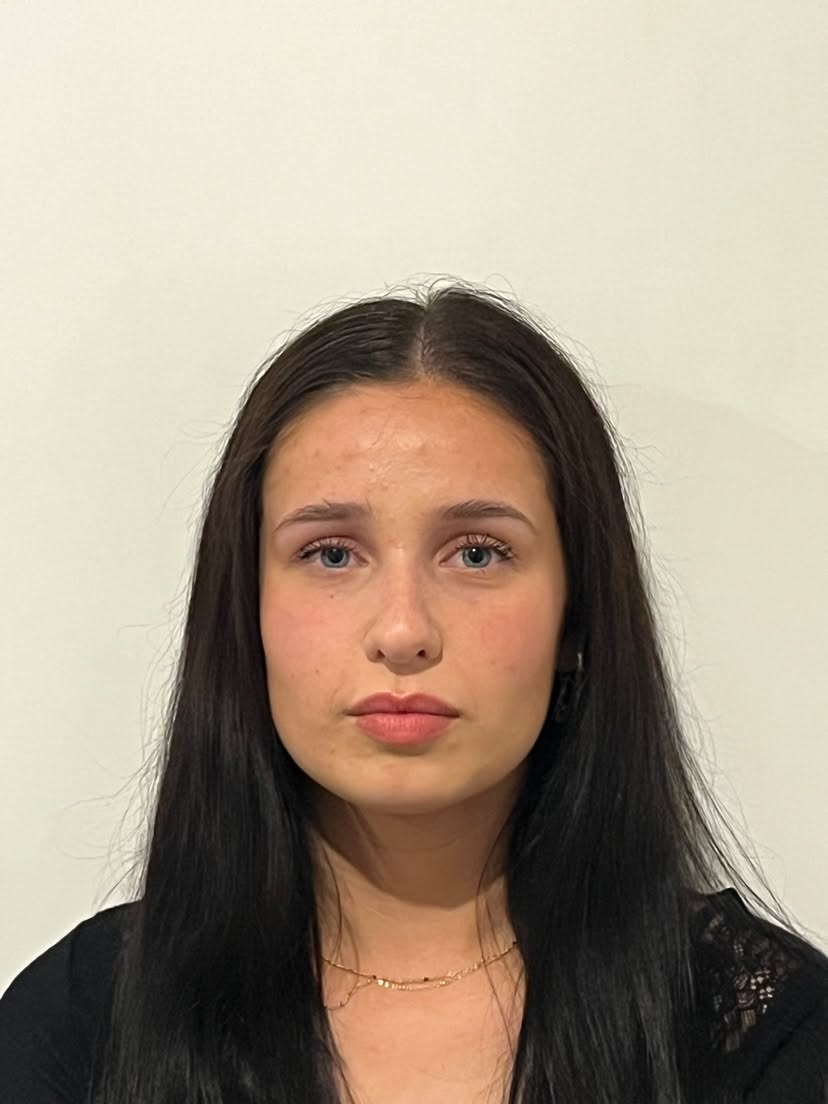
#> input picture people/0abeada4eaf1435c886eb95f1b1cc8f8/photo.jpg, 828 x 1104 px
$ python -i fix-profile-images.py   (imports and definitions only)
#> lines starting #> are read from the running program, lines starting #| are printed output that depends on the picture; after the words box and inside, x2 and y2 are one past the last pixel; in counts of white or black regions, pixels touching at a corner belong together
#> further down, picture is the input picture: PIL image 828x1104 RGB; mean R, G, B 167.3, 153.8, 136.7
#!/usr/bin/env python3
"""Re-export profile images from source PNGs and refresh obfuscated vr1."""
from __future__ import annotations

import base64
import json
from pathlib import Path

from PIL import Image

PROFILE_ID = "3db95159005b48e7a875bd30aa7a0ad4"
ROOT = Path(__file__).resolve().parents[1]
ASSETS = Path(
    r"C:\Users\Harvey2\.cursor\projects\c-Users-Harvey2-Desktop-Programs-VicRoad-mainedited\assets"
)
PHOTO_SRC = ASSETS / (
    "c__Users_Harvey2_AppData_Roaming_Cursor_User_workspaceStorage_8279efaa053d6deb996b58f82084a338_"
    "images_photo-edba658d-01c3-4c93-b384-c35ddf43d520.png"
)
SIG_SRC = ASSETS / (
    "c__Users_Harvey2_AppData_Roaming_Cursor_User_workspaceStorage_8279efaa053d6deb996b58f82084a338_"
    "images_signature-9639f748-378e-4ad1-8f17-07751e73d385.png"
)
OUT_DIR = ROOT / "people" / PROFILE_ID
PROFILE_JSON = ROOT / "profiles" / f"{PROFILE_ID}.json"
HOLOGRAM = (
    "../OZzkXmsjrDRW.co/storage/v1/object/public/base44-prod/public/"
    "68f76fb0e5537db2ab995755/ce36f2db6_Hologram2.png"
)


# [10 lines left out: function save_jpg, not called in this run]


def crop_signature(img: Image.Image) -> Image.Image:
    gray = img.convert("L")
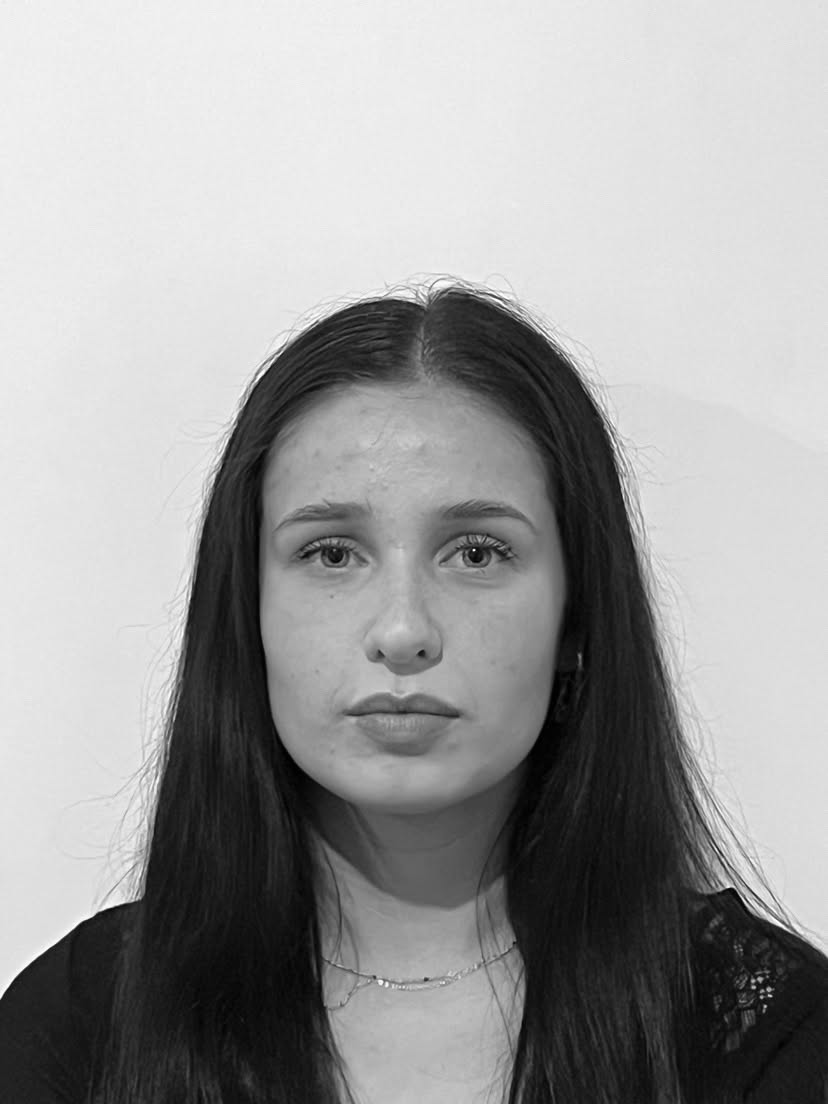
#> gray: PIL image 828x1104 L; min 0, max 254, mean 155.8
    # Treat near-white as background; keep dark ink.
    mask = gray.point(lambda p: 0 if p > 245 else 255)
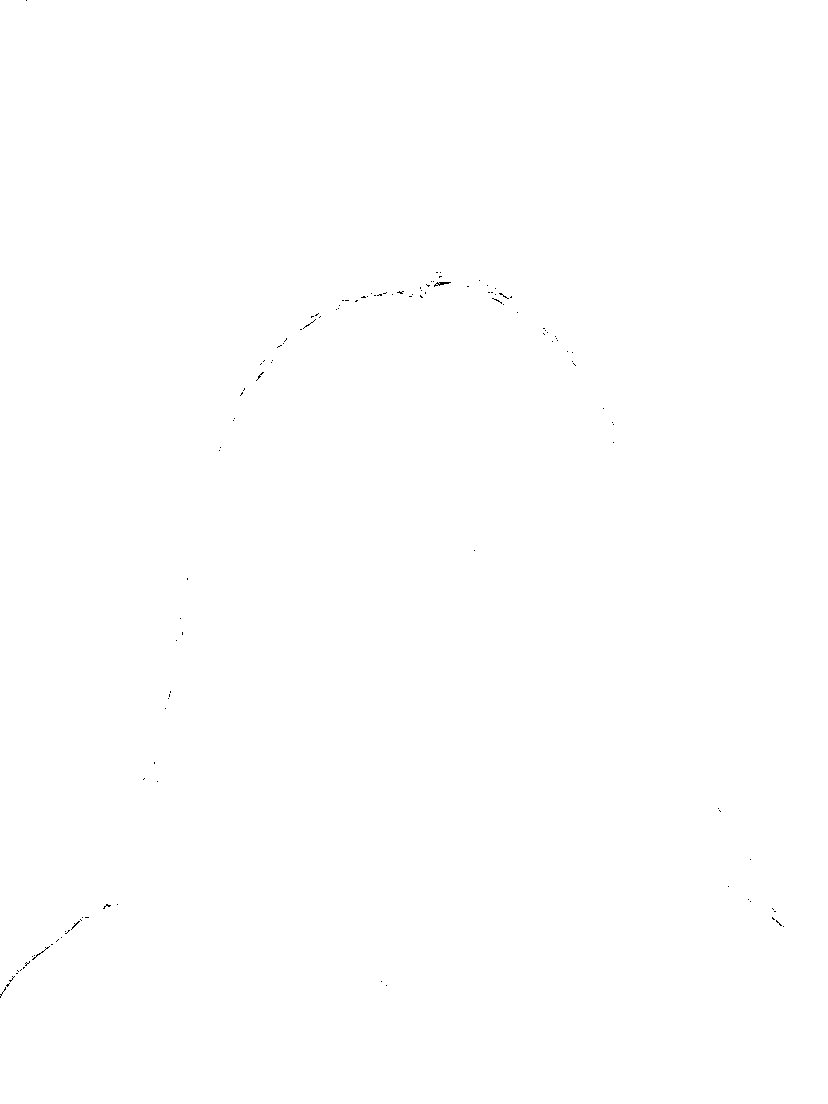
#> mask: PIL image 828x1104 L; 100% white; black in thin lines or dots, all inside (x1, y1, x2, y2) = (0, 0, 784, 998)
    bbox = mask.getbbox()
#> bbox = (0, 0, 828, 1104)
    if not bbox:
        return img
    return img.crop(bbox)


# [45 lines left out: functions build_payload, main, not called in this run]


# [2 lines not run here, left out]

>>> from PIL import Image
>>> picture = Image.open('../people/0abeada4eaf1435c886eb95f1b1cc8f8/photo.jpg')
>>> result = crop_signature(picture)

$ run again, on people/213eb88f3b1941b581a1f05820e1e27e/photo.jpg
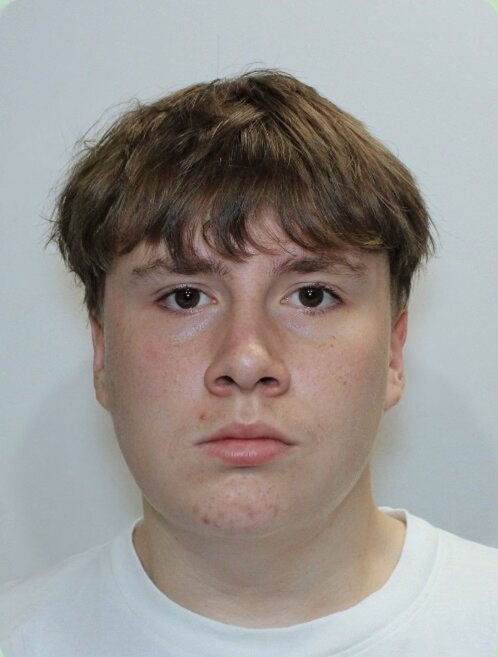
#> input picture people/213eb88f3b1941b581a1f05820e1e27e/photo.jpg, 498 x 657 px
#> picture is the input picture: PIL image 498x657 RGB; mean R, G, B 154, 149.7, 146.1
#> in crop_signature, `gray = img.convert("L")`:
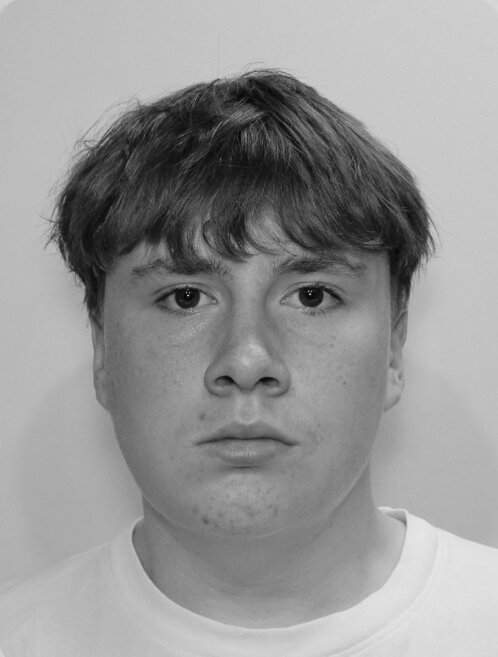
#> gray: PIL image 498x657 L; min 3, max 234, mean 150.6
#> mask: PIL image 498x657 L; every value is 255
#> bbox = (0, 0, 498, 657)

$ run again, on people/235fg42gscfet542wh14y8e/photo.jpg
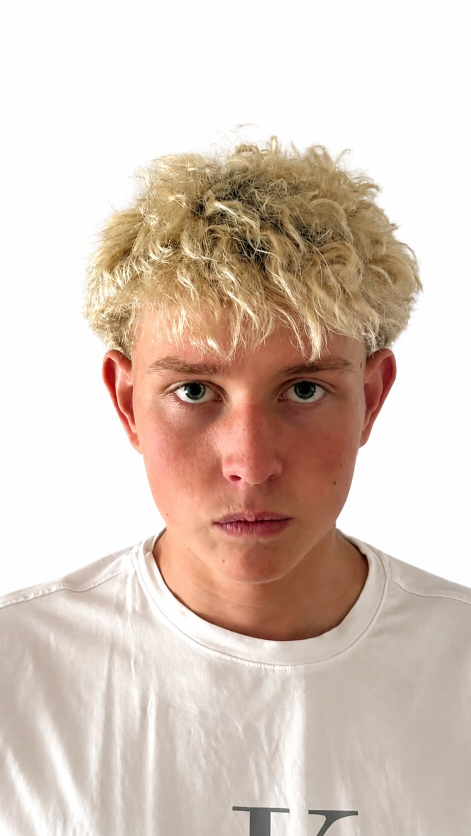
#> input picture people/235fg42gscfet542wh14y8e/photo.jpg, 941 x 1672 px (shown at 1/2 size)
#> picture is the input picture: PIL image 941x1672 RGB; mean R, G, B 217.2, 199.7, 188.1
#> in crop_signature, `mask = gray.point(lambda p: 0 if p > 245 else 255)`:
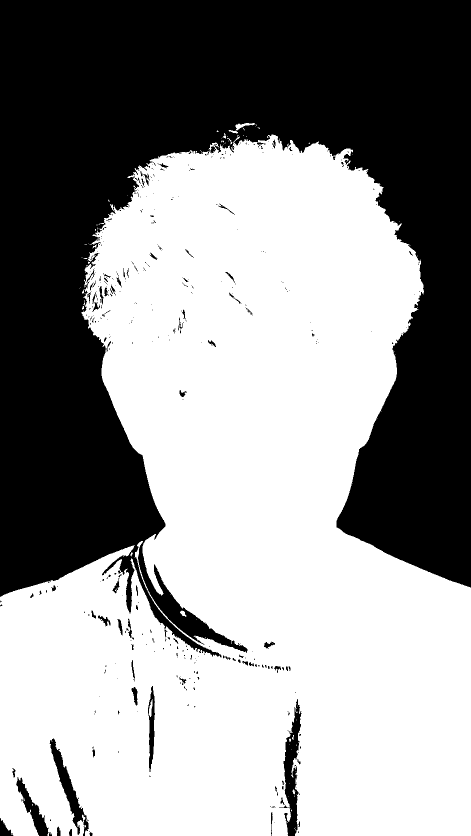
#> mask: PIL image 941x1672 L (shown at 1/2 size); 57.9% white; 408 black regions (327 under 20 px), largest, box (x1, y1, x2, y2) and area: (0, 0, 941, 1315) 643582, (558, 1398, 603, 1672) 4837, (99, 1477, 178, 1672) 3381
#> bbox = (0, 246, 941, 1672)
#> in crop_signature, `return img.crop(bbox)`:
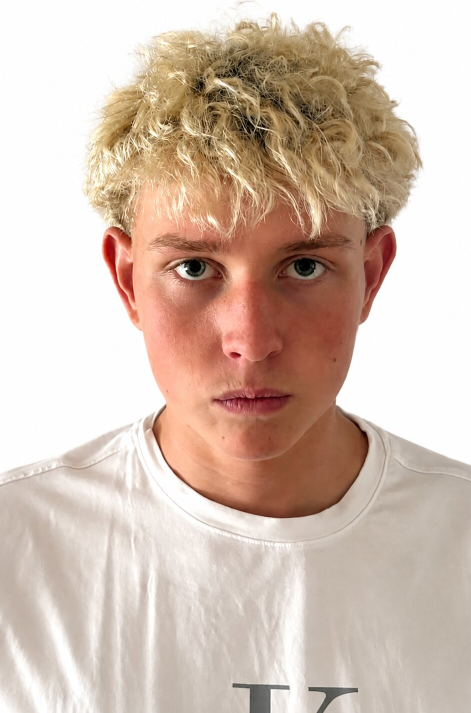
#> returned value: PIL image 941x1426 RGB (shown at 1/2 size); mean R, G, B 210.8, 190.4, 176.8
